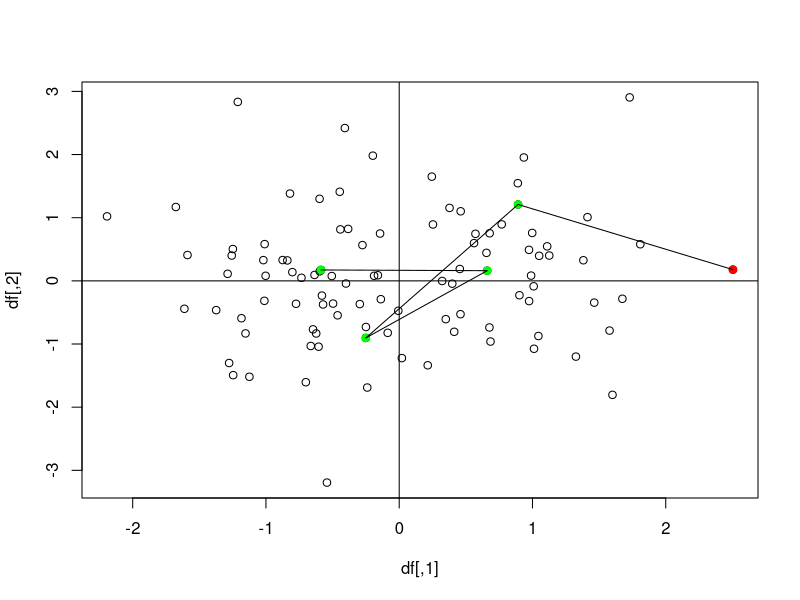

This chart was generated by the following R code:
setwd("~/Downloads/")
df<-cbind(rnorm(100),rnorm(100))
plot(df)

maxy<-df[df[,1]==max(df[,1]),]
points(maxy[1],maxy[2],col="red",pch=19)
distmax<-sum(maxy^2)

start<-maxy
abline(h=0)
abline(v=0)
for (i in sample(1:dim(df)[1])[1:10]) {
#  for (i in 1:100) {
    dist<-sum(df[i,]^2)
  if (dist < distmax) {
    print(dist)
    points(df[i,1],df[i,2],col="green",pch=19)
    segments(start[1],start[2],df[i,1],df[i,2])
    start<-df[i,]
    distmax=dist
    }
}

# x<-c(1:10)
# y1<-jitter(exp(x),factor=50)
# y2<-jitter(exp(x),factor=50)
# y3<-jitter(exp(x),factor=50)
# y4<-jitter(exp(x),factor=50)
# y5<-jitter(exp(x),factor=50)
# cbind(y1,y2,y3,y4,y5)
